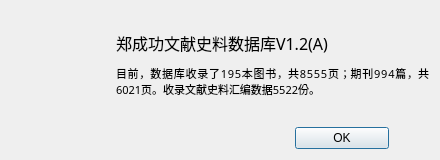
<?xml version="1.0" encoding="UTF-8"?>
<ui version="4.0">
 <class>AboutDialog</class>
 <widget class="QDialog" name="AboutDialog">
  <property name="geometry">
   <rect>
    <x>0</x>
    <y>0</y>
    <width>440</width>
    <height>160</height>
   </rect>
  </property>
  <property name="minimumSize">
   <size>
    <width>440</width>
    <height>160</height>
   </size>
  </property>
  <property name="maximumSize">
   <size>
    <width>440</width>
    <height>160</height>
   </size>
  </property>
  <property name="windowTitle">
   <string>关于</string>
  </property>
  <property name="windowIcon">
   <iconset>
    <normalon>:/PIC/about.png</normalon>
   </iconset>
  </property>
  <layout class="QVBoxLayout" name="verticalLayout_2">
   <item>
    <layout class="QHBoxLayout" name="horizontalLayout">
     <item>
      <widget class="QLabel" name="label">
       <property name="minimumSize">
        <size>
         <width>99</width>
         <height>99</height>
        </size>
       </property>
       <property name="maximumSize">
        <size>
         <width>99</width>
         <height>99</height>
        </size>
       </property>
       <property name="text">
        <string/>
       </property>
       <property name="pixmap">
        <pixmap resource="../RES/img.qrc">:/PIC/郑成功九叠篆刻.png</pixmap>
       </property>
       <property name="scaledContents">
        <bool>true</bool>
       </property>
      </widget>
     </item>
     <item>
      <layout class="QVBoxLayout" name="verticalLayout" stretch="1,1,2,1">
       <item>
        <spacer name="verticalSpacer_2">
         <property name="orientation">
          <enum>Qt::Vertical</enum>
         </property>
         <property name="sizeHint" stdset="0">
          <size>
           <width>20</width>
           <height>40</height>
          </size>
         </property>
        </spacer>
       </item>
       <item>
        <widget class="QLabel" name="label_3">
         <property name="font">
          <font>
           <family>楷体</family>
           <pointsize>12</pointsize>
           <weight>50</weight>
           <bold>false</bold>
          </font>
         </property>
         <property name="text">
          <string>郑成功文献史料数据库V1.2(A)</string>
         </property>
         <property name="alignment">
          <set>Qt::AlignLeading|Qt::AlignLeft|Qt::AlignVCenter</set>
         </property>
        </widget>
       </item>
       <item>
        <widget class="QLabel" name="label_2">
         <property name="font">
          <font>
           <family>华光楷体_CNKI</family>
           <pointsize>8</pointsize>
          </font>
         </property>
         <property name="text">
          <string>目前，数据库收录了195本图书，共8555页；期刊994篇，共6021页。收录文献史料汇编数据5522份。</string>
         </property>
         <property name="alignment">
          <set>Qt::AlignJustify|Qt::AlignVCenter</set>
         </property>
         <property name="wordWrap">
          <bool>true</bool>
         </property>
        </widget>
       </item>
       <item>
        <spacer name="verticalSpacer">
         <property name="orientation">
          <enum>Qt::Vertical</enum>
         </property>
         <property name="sizeHint" stdset="0">
          <size>
           <width>20</width>
           <height>40</height>
          </size>
         </property>
        </spacer>
       </item>
      </layout>
     </item>
    </layout>
   </item>
   <item>
    <layout class="QHBoxLayout" name="horizontalLayout_2" stretch="3,1,0">
     <item>
      <spacer name="horizontalSpacer">
       <property name="orientation">
        <enum>Qt::Horizontal</enum>
       </property>
       <property name="sizeHint" stdset="0">
        <size>
         <width>40</width>
         <height>20</height>
        </size>
       </property>
      </spacer>
     </item>
     <item>
      <widget class="QPushButton" name="btn_OK">
       <property name="text">
        <string>OK</string>
       </property>
      </widget>
     </item>
     <item>
      <spacer name="horizontalSpacer_2">
       <property name="orientation">
        <enum>Qt::Horizontal</enum>
       </property>
       <property name="sizeHint" stdset="0">
        <size>
         <width>40</width>
         <height>20</height>
        </size>
       </property>
      </spacer>
     </item>
    </layout>
   </item>
  </layout>
 </widget>
 <resources>
  <include location="../RES/img.qrc"/>
 </resources>
 <connections/>
</ui>
